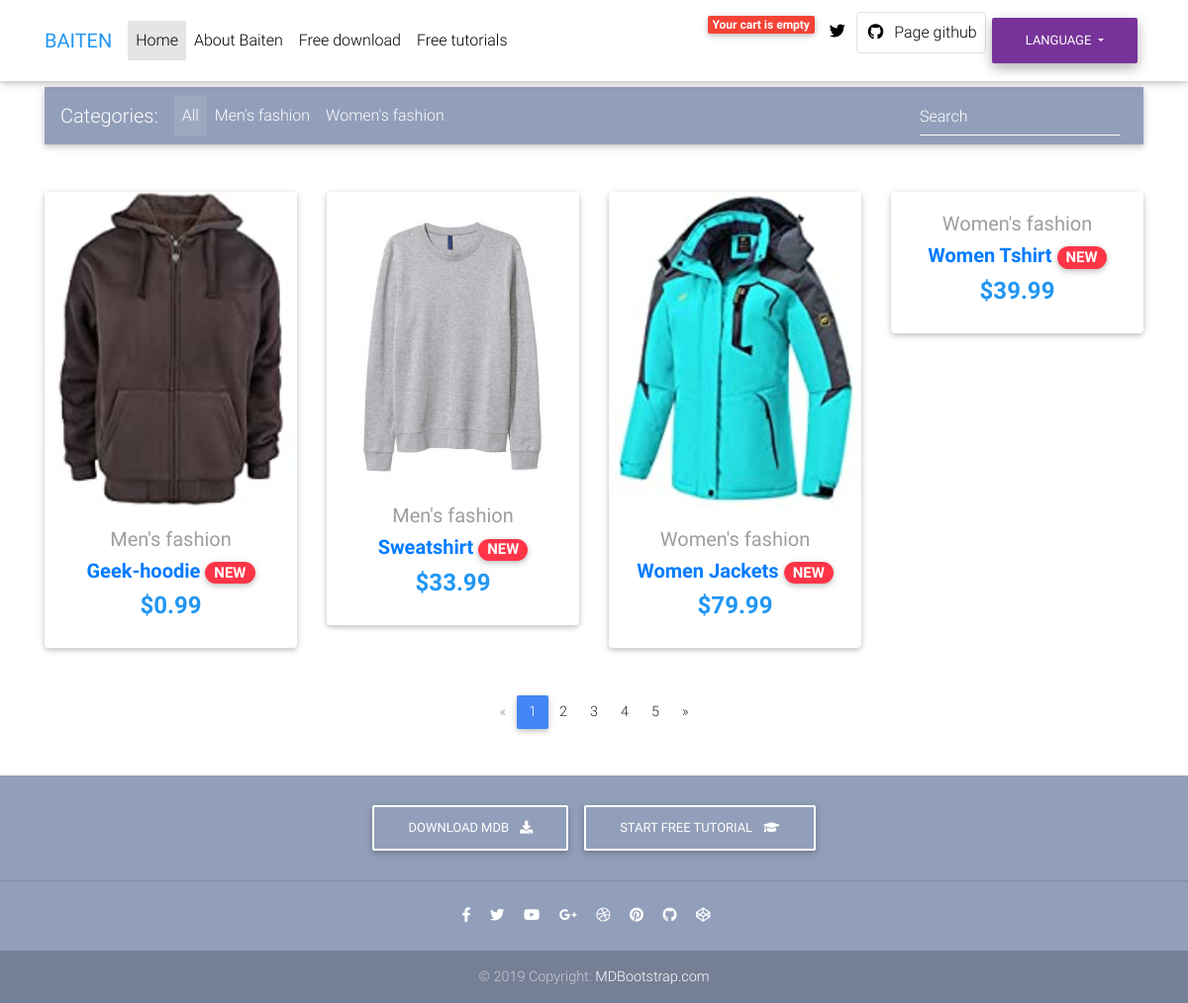
The page /en/ on the database its author committed.
### shop/models.py (models this page shows, shortened)
class Category(models.Model):
    name = models.CharField(max_length=200,
                            db_index=True)
    slug = models.SlugField(max_length=200,
                            unique=True)
    class Meta:
        ordering = ('name',)
        verbose_name = 'category'
        verbose_name_plural = 'categories'
    def get_absolute_url(self):
        return reverse('shop:item_list',
                       args=[self.slug])

class Item(models.Model):
    category = models.ForeignKey(Category,
                                 related_name='products',
                                 on_delete=models.CASCADE)
    name = models.CharField(max_length=200, db_index=True)
    slug = models.SlugField(max_length=200, db_index=True)
    image = models.ImageField(upload_to='products/%Y/%m/%d',
                              blank=True)
    description = models.TextField(blank=True)
    price = models.DecimalField(max_digits=10, decimal_places=2)
    available = models.BooleanField(default=True)
    created = models.DateTimeField(auto_now_add=True)
    updated = models.DateTimeField(auto_now=True)
    tags = models.CharField(choices=TAG_CHOICES,
                            max_length=1)
    class Meta:
        ordering = ('name',)
        index_together = (('id', 'slug'),)
    def get_absolute_url(self):
        return reverse('shop:item_detail',
                       args=[self.id, self.slug])

### shop/views.py (the view)
# urls.py: path('', views.item_list, name='item_list'),
def item_list(request, category_slug=None):
    category = None
    categories = Category.objects.all()
    items = Item.objects.filter(available=True)
    if category_slug:
        category = get_object_or_404(Category, slug=category_slug)
        items = items.filter(category=category)
    return render(request,
                  'item/list.html',
                  {'category': category,
                   'categories': categories,
                   'items': items})

### cart/cart.py (called while the page is built)
    def __len__(self):
        return sum(product['quantity'] for product in self.cart.values())

### cart/context_processors.py (called while the page is built)
def cart(request):
    return {'cart': Cart(request)}

### shop/templates/item/list.html (shortened to what this page needs)
{% extends "base.html" %}
{% load i18n %}
{% load static %}
{% block content %}
  <main>
    <div class="container">
      <br>
      <br>
      <br>
      <nav class="navbar navbar-expand-lg navbar-dark mdb-color lighten-3 mt-3 mb-5">
        <span class="navbar-brand">{% trans "Categories" %}:</span>
        <div class="collapse navbar-collapse" id="basicExampleNav">
          <ul class="navbar-nav mr-auto">
            <li class="nav-item active">
              <a class="nav-link" href="{% url "shop:item_list" %}">{% trans "All" %}
              </a>
            </li>
            {% for c in categories %}
                <li class="nav-item">
                    <a class="nav-link" href="{{ c.get_absolute_url }}">{{ c.name }}</a>
                </li>
            {% endfor %}
          </ul>
          <form class="form-inline">
            <div class="md-form my-0">
              <input class="form-control mr-sm-2" type="text" placeholder="Search" aria-label="Search">
            </div>
          </form>
        </div>
      </nav>
      <section class="text-center mb-4">
        <div class="row wow fadeIn">
            {% for item in items %}
          <div class="col-lg-3 col-md-6 mb-4">
            <div class="card">
              <div class="view overlay">
                <img src="{% if item.image %}{{ item.image.url }}{% else %}
                https://mdbootstrap.com/img/Photos/Horizontal/E-commerce/Vertical/12.jpg {% endif %}" class="card-img-top"
                  alt="">
              </div>
              <div class="card-body text-center">
                <a href="" class="grey-text">
                  <h5>{{ item.category.name|truncatechars:20 }}</h5>
                </a>
                <h5>
                  <strong>
                    <a href="{{ item.get_absolute_url }}">{{ item.name }}
                      <span class="badge badge-pill danger-color">{% trans "NEW" %}</span>
                    </a>
                  </strong>
                </h5>
                <h4 class="font-weight-bold blue-text">
                  <strong>${{ item.price }}</strong>
                </h4>
              </div>
            </div>
          </div>
          {% endfor %}
        </div>
      </section>
      <nav class="d-flex justify-content-center wow fadeIn">
        <ul class="pagination pg-blue">
          <li class="page-item disabled">
            <a class="page-link" href="#" aria-label="Previous">
              <span aria-hidden="true">&laquo;</span>
            </a>
          </li>
          <li class="page-item active">
            <a class="page-link" href="#">1
            </a>
          </li>
          <li class="page-item">
            <a class="page-link" href="#">2</a>
          </li>
          <li class="page-item">
            <a class="page-link" href="#">3</a>
          </li>
          <li class="page-item">
            <a class="page-link" href="#">4</a>
          </li>
          <li class="page-item">
            <a class="page-link" href="#">5</a>
          </li>
          <li class="page-item">
            <a class="page-link" href="#" aria-label="Next">
              <span aria-hidden="true">&raquo;</span>
            </a>
          </li>
        </ul>
      </nav>
    </div>
  </main>
{% endblock %}

### shop/templates/base.html (shortened to what this page needs)
{% load i18n %}
{% load static %}
<!DOCTYPE html>
<html>
   <head>
  <link rel="stylesheet" href="https://use.fontawesome.com/releases/v5.11.2/css/all.css">
  <link href="{% static "css/bootstrap.min.css" %}" rel="stylesheet">
  <link href="{% static "css/mdb.min.css" %}" rel="stylesheet">
  <link href="{% static "css/style.min.css" %}" rel="stylesheet">
</head>
  <nav class="navbar fixed-top navbar-expand-lg navbar-light white scrolling-navbar">
    <div class="container">
      <a class="navbar-brand waves-effect" href="#" target="_blank">
        <strong class="blue-text">BAITEN</strong>
      </a>
      <div class="collapse navbar-collapse" id="navbarSupportedContent">
        <ul class="navbar-nav mr-auto">
          <li class="nav-item active">
            <a class="nav-link waves-effect" href="{% url "shop:item_list" %}">{% trans "Home" %}
            </a>
          </li>
          <li class="nav-item">
            <a class="nav-link waves-effect" href="https://mdbootstrap.com/docs/jquery/" target="_blank">{% trans "About" %} Baiten</a>
          </li>
          <li class="nav-item">
            <a class="nav-link waves-effect" href="https://mdbootstrap.com/docs/jquery/getting-started/download/"
              target="_blank">Free download</a>
          </li>
          <li class="nav-item">
            <a class="nav-link waves-effect" href="https://mdbootstrap.com/education/bootstrap/" target="_blank">Free
              tutorials</a>
          </li>
        </ul>
        <ul class="navbar-nav nav-flex-icons">
          <li class="nav-item">
            {% with total_items=cart|length %}
            {% if total_items > 0 %}
            <a class="nav-link waves-effect" href="{% url "cart:cart_detail" %}">
              <i class="fas fa-shopping-cart"></i>
                <span class="clearfix d-none d-sm-inline-block">{% trans "Cart" %}: </span>
              <span class="badge red z-depth-1 mr-1">
                {% blocktrans with total=cart.get_total_price count items=total_items %}
                  {{ items }} item, ${{ total }}
                {% plural %}
                  {{ items }} items, ${{ total }}
                {% endblocktrans %}
                  {% else%}
                <span class="badge red z-depth-1 mr-1">
                {% trans "Your cart is empty" %}
                </span>
              {% endif %}
              {% endwith %}
          </li>
          <li class="nav-item">
            <a href="https://twitter.com/Baiten" class="nav-link waves-effect" target="_blank">
              <i class="fab fa-twitter"></i>
            </a>
          </li>
          <li class="nav-item">
            <a href="https://github.com/Codemaniac6/django-ecommerce" class="nav-link border border-light rounded waves-effect"
              target="_blank">
              <i class="fab fa-github mr-2"></i>{% trans "Page github" %}
            </a>
          </li>
          <li>
            {% get_current_language as LANGUAGE_CODE %}
            {% get_available_languages as LANGUAGES %}
            {% get_language_info_list for LANGUAGES as languages %}
            <div class="dropdown show">
              <a class="btn btn-secondary dropdown-toggle" href="#" role="button" id="dropdownMenuLink" data-toggle="dropdown" aria-haspopup="true" aria-expanded="false">
                {% trans "Language" %}
              </a>
            </div>
          </li>
        </ul>
      </div>
    </div>
  </nav>
   <body>
        <div id="content">
            {% block content %}
            {% endblock %}
        </div>
   </body>
  <footer class="page-footer text-center font-small mt-4 wow fadeIn">
    <div class="pt-4">
      <a class="btn btn-outline-white" href="https://mdbootstrap.com/docs/jquery/getting-started/download/" target="_blank" role="button">Download MDB
        <i class="fas fa-download ml-2"></i>
      </a>
      <a class="btn btn-outline-white" href="https://mdbootstrap.com/education/bootstrap/" target="_blank" role="button">Start free tutorial
        <i class="fas fa-graduation-cap ml-2"></i>
      </a>
    </div>
    <hr class="my-4">
    <div class="pb-4">
      <a href="https://www.facebook.com/mdbootstrap" target="_blank">
        <i class="fab fa-facebook-f mr-3"></i>
      </a>
      <a href="https://twitter.com/MDBootstrap" target="_blank">
        <i class="fab fa-twitter mr-3"></i>
      </a>
      <a href="https://www.youtube.com/watch?v=7MUISDJ5ZZ4" target="_blank">
        <i class="fab fa-youtube mr-3"></i>
      </a>
      <a href="https://plus.google.com/u/0/b/107863090883699620484" target="_blank">
        <i class="fab fa-google-plus-g mr-3"></i>
      </a>
      <a href="https://dribbble.com/mdbootstrap" target="_blank">
        <i class="fab fa-dribbble mr-3"></i>
      </a>
      <a href="https://pinterest.com/mdbootstrap" target="_blank">
        <i class="fab fa-pinterest mr-3"></i>
      </a>
      <a href="https://github.com/mdbootstrap/bootstrap-material-design" target="_blank">
        <i class="fab fa-github mr-3"></i>
      </a>
      <a href="http://codepen.io/mdbootstrap/" target="_blank">
        <i class="fab fa-codepen mr-3"></i>
      </a>
    </div>
    <div class="footer-copyright py-3">
      © 2019 {% trans "Copyright" %}:
      <a href="https://mdbootstrap.com/education/bootstrap/" target="_blank"> MDBootstrap.com </a>
    </div>
  </footer>
</body>
</html>

### shop/templates/base.html (style rules this page uses)
html, body, header, .carousel { height: 60vh; }

### rows shown on the page
Category: name "Men's fashion"
Category: name "Women's fashion"
Item: image (picture), category.name "Men's fashion", name "Geek-hoodie", price "0.99"
Item: image (picture), category.name "Men's fashion", name "Sweatshirt", price "33.99"
Item: image (picture), category.name "Women's fashion", name "Women Jackets", price "79.99"
Item: category.name "Women's fashion", name "Women Tshirt", price "39.99"
